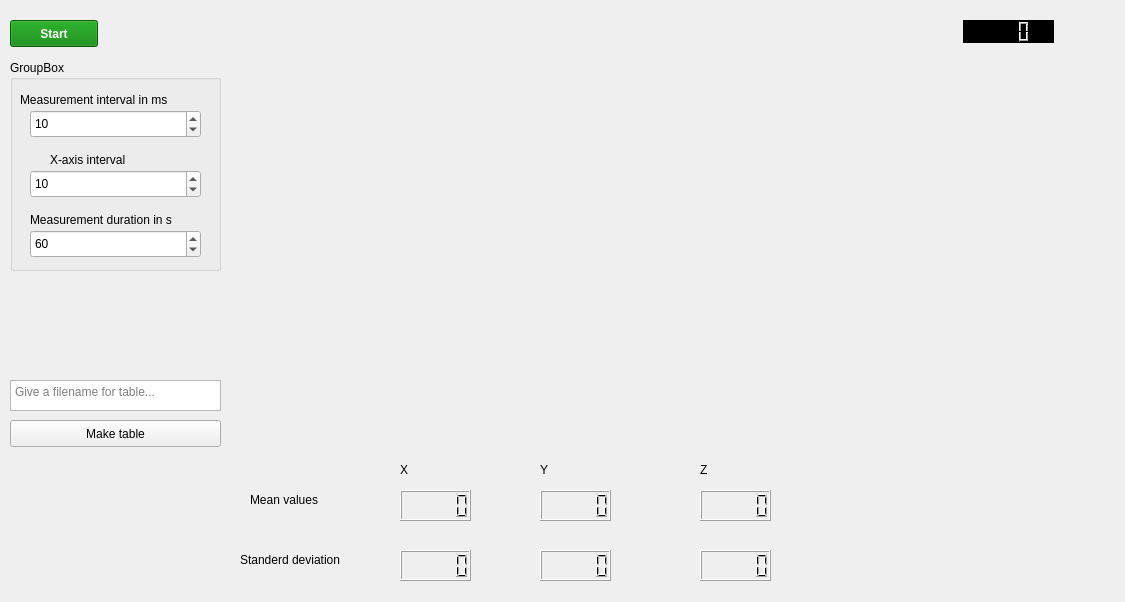
<?xml version="1.0" encoding="UTF-8"?>
<ui version="4.0">
 <class>Form</class>
 <widget class="QWidget" name="Form">
  <property name="geometry">
   <rect>
    <x>0</x>
    <y>0</y>
    <width>1125</width>
    <height>602</height>
   </rect>
  </property>
  <property name="windowTitle">
   <string>Form</string>
  </property>
  <widget class="QPushButton" name="pushButton">
   <property name="geometry">
    <rect>
     <x>10</x>
     <y>20</y>
     <width>88</width>
     <height>27</height>
    </rect>
   </property>
   <property name="autoFillBackground">
    <bool>false</bool>
   </property>
   <property name="styleSheet">
    <string notr="true">background-color: green; color: white; font-weight: bold;</string>
   </property>
   <property name="text">
    <string>Start</string>
   </property>
  </widget>
  <widget class="QGroupBox" name="groupBox">
   <property name="geometry">
    <rect>
     <x>10</x>
     <y>60</y>
     <width>211</width>
     <height>211</height>
    </rect>
   </property>
   <property name="title">
    <string>GroupBox</string>
   </property>
   <widget class="QSpinBox" name="spinBox">
    <property name="geometry">
     <rect>
      <x>20</x>
      <y>50</y>
      <width>171</width>
      <height>28</height>
     </rect>
    </property>
    <property name="suffix">
     <string/>
    </property>
    <property name="prefix">
     <string/>
    </property>
    <property name="maximum">
     <number>1000</number>
    </property>
    <property name="value">
     <number>10</number>
    </property>
   </widget>
   <widget class="QSpinBox" name="spinBox_2">
    <property name="geometry">
     <rect>
      <x>20</x>
      <y>110</y>
      <width>171</width>
      <height>28</height>
     </rect>
    </property>
    <property name="maximum">
     <number>1000</number>
    </property>
    <property name="value">
     <number>10</number>
    </property>
   </widget>
   <widget class="QSpinBox" name="spinBox_3">
    <property name="geometry">
     <rect>
      <x>20</x>
      <y>170</y>
      <width>171</width>
      <height>28</height>
     </rect>
    </property>
    <property name="maximum">
     <number>1000</number>
    </property>
    <property name="value">
     <number>60</number>
    </property>
   </widget>
   <widget class="QLabel" name="label">
    <property name="geometry">
     <rect>
      <x>10</x>
      <y>30</y>
      <width>191</width>
      <height>19</height>
     </rect>
    </property>
    <property name="text">
     <string>Measurement interval in ms</string>
    </property>
   </widget>
   <widget class="QLabel" name="label_2">
    <property name="geometry">
     <rect>
      <x>40</x>
      <y>90</y>
      <width>151</width>
      <height>19</height>
     </rect>
    </property>
    <property name="text">
     <string>X-axis interval</string>
    </property>
   </widget>
   <widget class="QLabel" name="label_3">
    <property name="geometry">
     <rect>
      <x>20</x>
      <y>150</y>
      <width>181</width>
      <height>19</height>
     </rect>
    </property>
    <property name="text">
     <string>Measurement duration in s</string>
    </property>
   </widget>
  </widget>
  <widget class="MplWidget" name="MplWidget" native="true">
   <property name="geometry">
    <rect>
     <x>240</x>
     <y>60</y>
     <width>851</width>
     <height>391</height>
    </rect>
   </property>
  </widget>
  <widget class="QPlainTextEdit" name="plainTextEdit">
   <property name="geometry">
    <rect>
     <x>10</x>
     <y>380</y>
     <width>211</width>
     <height>31</height>
    </rect>
   </property>
   <property name="placeholderText">
    <string>Give a filename for table...</string>
   </property>
  </widget>
  <widget class="QPushButton" name="Table_button">
   <property name="geometry">
    <rect>
     <x>10</x>
     <y>420</y>
     <width>211</width>
     <height>27</height>
    </rect>
   </property>
   <property name="text">
    <string>Make table</string>
   </property>
  </widget>
  <widget class="QLCDNumber" name="mean_X">
   <property name="geometry">
    <rect>
     <x>400</x>
     <y>490</y>
     <width>71</width>
     <height>31</height>
    </rect>
   </property>
   <property name="value" stdset="0">
    <double>0.000000000000000</double>
   </property>
  </widget>
  <widget class="QLabel" name="label_4">
   <property name="geometry">
    <rect>
     <x>250</x>
     <y>490</y>
     <width>101</width>
     <height>19</height>
    </rect>
   </property>
   <property name="text">
    <string>Mean values</string>
   </property>
  </widget>
  <widget class="QLabel" name="label_5">
   <property name="geometry">
    <rect>
     <x>240</x>
     <y>550</y>
     <width>131</width>
     <height>19</height>
    </rect>
   </property>
   <property name="text">
    <string>Standerd deviation</string>
   </property>
  </widget>
  <widget class="QLCDNumber" name="Standard_dev_X">
   <property name="geometry">
    <rect>
     <x>400</x>
     <y>550</y>
     <width>71</width>
     <height>31</height>
    </rect>
   </property>
   <property name="value" stdset="0">
    <double>0.000000000000000</double>
   </property>
  </widget>
  <widget class="QLCDNumber" name="mean_Y">
   <property name="geometry">
    <rect>
     <x>540</x>
     <y>490</y>
     <width>71</width>
     <height>31</height>
    </rect>
   </property>
   <property name="value" stdset="0">
    <double>0.000000000000000</double>
   </property>
  </widget>
  <widget class="QLCDNumber" name="mean_Z">
   <property name="geometry">
    <rect>
     <x>700</x>
     <y>490</y>
     <width>71</width>
     <height>31</height>
    </rect>
   </property>
   <property name="value" stdset="0">
    <double>0.000000000000000</double>
   </property>
  </widget>
  <widget class="QLCDNumber" name="Standard_dev_Y">
   <property name="geometry">
    <rect>
     <x>540</x>
     <y>550</y>
     <width>71</width>
     <height>31</height>
    </rect>
   </property>
   <property name="value" stdset="0">
    <double>0.000000000000000</double>
   </property>
  </widget>
  <widget class="QLCDNumber" name="Standard_dev_Z">
   <property name="geometry">
    <rect>
     <x>700</x>
     <y>550</y>
     <width>71</width>
     <height>31</height>
    </rect>
   </property>
   <property name="value" stdset="0">
    <double>0.000000000000000</double>
   </property>
  </widget>
  <widget class="QLCDNumber" name="time_left">
   <property name="geometry">
    <rect>
     <x>963</x>
     <y>20</y>
     <width>91</width>
     <height>23</height>
    </rect>
   </property>
   <property name="autoFillBackground">
    <bool>false</bool>
   </property>
   <property name="styleSheet">
    <string notr="true">background-color: black;</string>
   </property>
   <property name="digitCount">
    <number>4</number>
   </property>
   <property name="value" stdset="0">
    <double>0.000000000000000</double>
   </property>
   <property name="intValue" stdset="0">
    <number>0</number>
   </property>
  </widget>
  <widget class="QLabel" name="label_6">
   <property name="geometry">
    <rect>
     <x>400</x>
     <y>460</y>
     <width>66</width>
     <height>19</height>
    </rect>
   </property>
   <property name="text">
    <string>X</string>
   </property>
  </widget>
  <widget class="QLabel" name="label_7">
   <property name="geometry">
    <rect>
     <x>540</x>
     <y>460</y>
     <width>61</width>
     <height>19</height>
    </rect>
   </property>
   <property name="text">
    <string>Y</string>
   </property>
  </widget>
  <widget class="QLabel" name="label_8">
   <property name="geometry">
    <rect>
     <x>700</x>
     <y>460</y>
     <width>66</width>
     <height>19</height>
    </rect>
   </property>
   <property name="text">
    <string>Z</string>
   </property>
  </widget>
 </widget>
 <customwidgets>
  <customwidget>
   <class>MplWidget</class>
   <extends>QWidget</extends>
   <header>mplwidget.h</header>
   <container>1</container>
  </customwidget>
 </customwidgets>
 <resources/>
 <connections/>
</ui>
